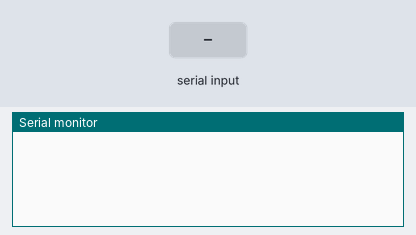
Simulated run of this sketch. Board: ESP32. On the bench: the last lines printed to the serial monitor. Inputs (shaded band) come from the test bench. The modem accepts every AT command (registered, SIM ready, sends succeed) and sends nothing else.

Above: at 1.2 s.
1.3 s: "RCV,1\n" received over Serial
At 2.9 s:
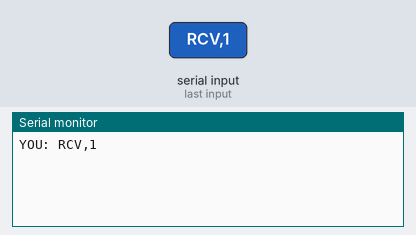
3.8 s: "RCV" received over Serial
At 6.0 s:
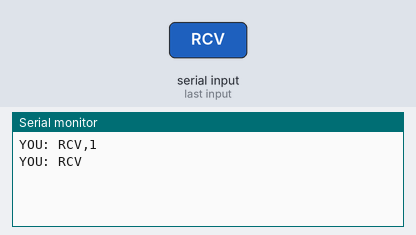
6.3 s: "90,45\n" received over Serial
At 7.9 s:
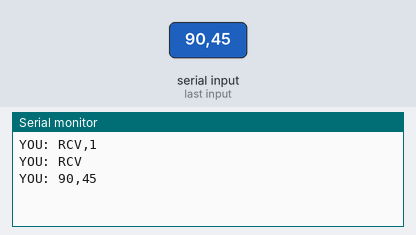
8.8 s: "90\n" received over Serial
At 11.0 s:
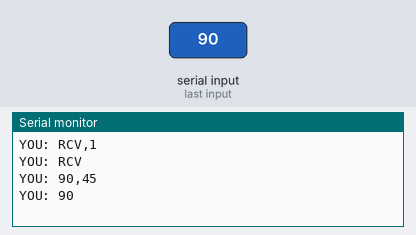

The sketch:

Example.ino
```cpp
/* LoRa transmitter - receiver messenger -- llcoder 11-18-2021
* There are three serial ports on the ESP known as U0UXD, U1UXD and U2UXD.
*
* U0UXD is used to communicate with the ESP32 for programming and during reset/boot.
* U1UXD is unused and can be used for your projects. Some boards use this port for SPI Flash access though
* U2UXD is unused and can be used for your projects.
*/


#define RXD2 16   // LoRa TX (ESP32 RX2)
#define TXD2 17   // LoRa RX (ESP32 TX2)


#include<LoRa.h>


String incomingString;
String PrStr;                                           // String used to print the incoming string after decoding it


void setup() {
  Serial.begin(115200);
  Serial2.begin(115200, SERIAL_8N1, RXD2, TXD2);  // (ESP32 UART)
}


void loop() {
  if (Serial.available()){
        incomingString = Serial.readString();
          if(incomingString.length()>2){
          Serial.print("YOU: ");
          Serial.println(incomingString);
          String messStr = "AT+SEND=0,";              // messStr(AT COMMAND) is to be sent to the LoRa module to send the relevant data
          messStr += (incomingString.length()-2);
          messStr += ",";
          messStr += incomingString;
          Serial2.print(messStr);
          }
    }


   else if (Serial2.available()){                  // this will read the incoming data from the lora and decode it and print it on serial monitor
        incomingString = Serial2.readString();
        String recTest = incomingString.substring(1,4);
        if(recTest == "RCV"){
        String messagesize;
        int addr_start = incomingString.indexOf(',');
        int addr_mid = incomingString.indexOf(',', addr_start + 1);
        messagesize = incomingString.substring(addr_start + 1, addr_mid);
        PrStr = incomingString.substring(addr_mid + 1, (addr_mid + 1 + messagesize.toInt()));
        Serial.print("THEM: ");
        Serial.println(PrStr);
        }
    }
}
```

Measured:
- after the input at 1.3 s, the serial monitor: prints a new line after 1.0 s (image 1)
- after the input at 3.8 s, the serial monitor: prints a new line after 1.0 s (image 2)
- after the input at 6.3 s, the serial monitor: prints a new line after 1.0 s (image 3)
- after the input at 8.8 s, the serial monitor: prints a new line after 1.0 s (image 4)
